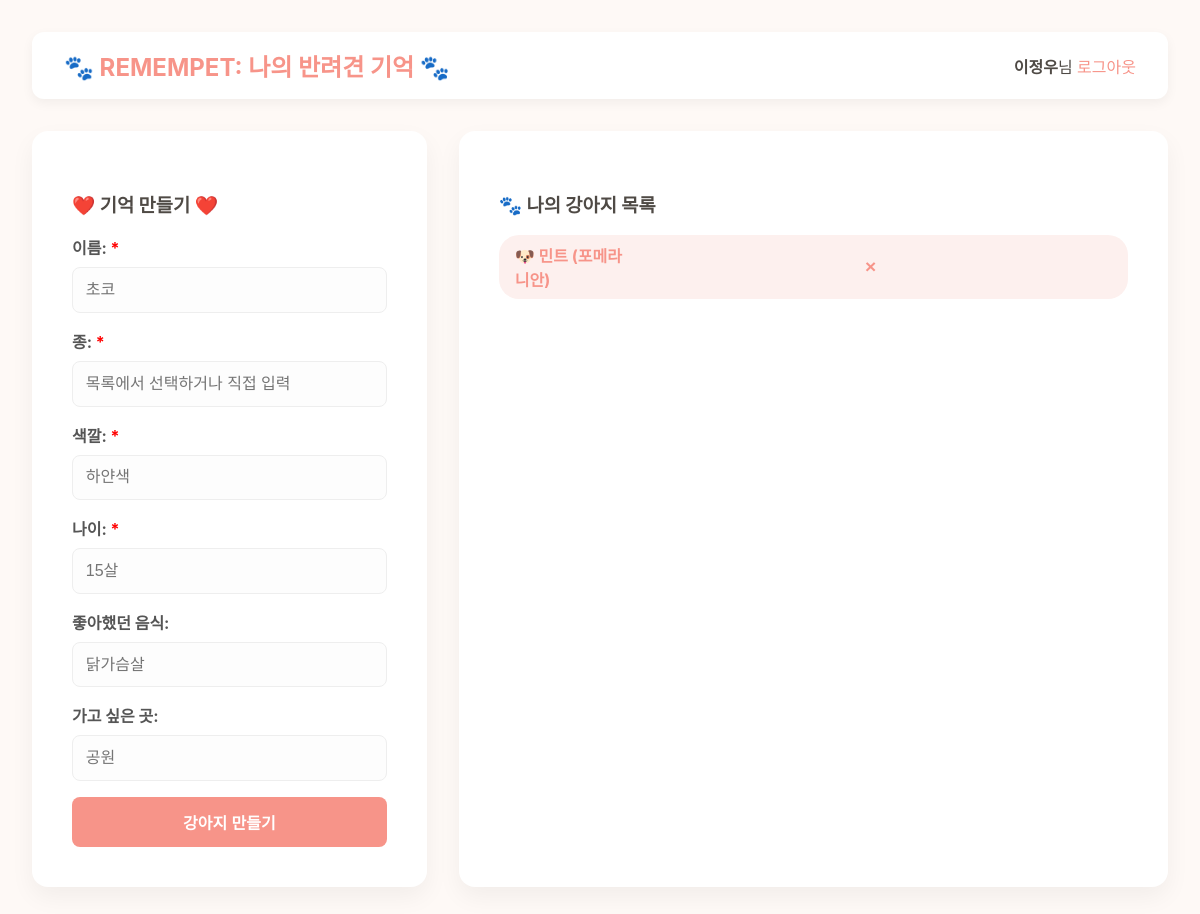
Screenshot of /home (signed in) with the database file from the repository.
### app.py (models this page shows)
class User(db.Model, UserMixin):
    id = db.Column(db.Integer, primary_key=True)
    username = db.Column(db.String(20), unique=True, nullable=False)
    password = db.Column(db.String(60), nullable=False)
    pets = db.relationship('Pet', backref='owner', lazy=True)

class Pet(db.Model):
    id = db.Column(db.Integer, primary_key=True)
    name = db.Column(db.String(100), nullable=False)
    breed = db.Column(db.String(100))
    color = db.Column(db.String(100))
    age = db.Column(db.String(50))
    favorite_food = db.Column(db.String(100))
    background = db.Column(db.String(100))
    image_file = db.Column(db.String(100), nullable=False, default='default.jpg')
    persona_prompt = db.Column(db.Text)
    user_id = db.Column(db.Integer, db.ForeignKey('user.id'), nullable=False)
    chat_history = db.relationship('ChatHistory', backref='pet', lazy=True, cascade="all, delete-orphan")

### app.py (the view)
@app.route("/")
@app.route("/home")
@login_required
def home():
    pets = Pet.query.filter_by(owner=current_user).all()
    return render_template('index.html', pets=pets)

### app.py (called while the page is built)
@login_manager.user_loader
def load_user(user_id):
    return User.query.get(int(user_id))

### templates/index.html (shortened to what this page needs)
<!DOCTYPE html>
<html lang="ko">
<head>
</head>
<body>
    <nav>
        <h2>🐾 REMEMPET: 나의 반려견 기억 🐾</h2>
        <div><strong>{{ current_user.username }}</strong>님 <a href="{{ url_for('logout') }}">로그아웃</a></div>
    </nav>
    <div class="container">
        <aside class="sidebar">
            <h3>❤️ 기억 만들기 ❤️</h3>
            <label>이름: <span style="color:red">*</span></label>
            <input type="text" id="name_input" placeholder="초코">
            <label>종: <span style="color:red">*</span></label>
            <input list="breeds" id="breed_input" placeholder="목록에서 선택하거나 직접 입력">
            <label>색깔: <span style="color:red">*</span></label>
            <input type="text" id="color_input" placeholder="하얀색">
            <label>나이: <span style="color:red">*</span></label>
            <input type="text" id="age_input" placeholder="15살">
            <label>좋아했던 음식:</label> <input type="text" id="food_input" placeholder="닭가슴살">
            <label>가고 싶은 곳:</label> <input type="text" id="background_input" placeholder="공원">
            <button id="create_btn">강아지 만들기</button>
        </aside>
        <main class="main-content">
            <h3>🐾 나의 강아지 목록</h3>
            <div class="pet-list" id="pet-list-container">
                {% for pet in pets %}
                    <div class="pet-item" data-pet-id="{{ pet.id }}">
                        <a href="{{ url_for('chat_page', pet_id=pet.id) }}">🐶 {{ pet.name }} ({{ pet.breed }})</a>
                        <button class="delete-btn">×</button>
                    </div>
                {% endfor %}
            </div>
        </main>
    </div>
</body>
</html>

### templates/index.html (style rules this page uses)
body { font-family: -apple-system, BlinkMacSystemFont, "Segoe UI", Roboto, "Helvetica Neue", Arial, sans-serif; background-color: #fef9f6; color: #4F4A45; margin: 0; padding: 2rem; }
nav { display: flex; justify-content: space-between; align-items: center; background: white; padding: 1rem 2rem; border-radius: 12px; box-shadow: 0 4px 12px rgba(0,0,0,0.05); }
nav h2 { margin: 0; color: #F79489; }
nav a { color: #F79489; text-decoration: none; font-weight: 500; }
.container { display: flex; flex-wrap: wrap; gap: 2rem; margin-top: 2rem; }
.sidebar { flex: 1; min-width: 300px; background: white; padding: 2.5rem; border-radius: 16px; box-shadow: 0 10px 25px rgba(0,0,0,0.05); }
.main-content { flex: 2; min-width: 300px; background: white; padding: 2.5rem; border-radius: 16px; box-shadow: 0 10px 25px rgba(0,0,0,0.05); }
input { display: block; width: 100%; padding: 0.8rem; margin-bottom: 1rem; border: 1px solid #eee; border-radius: 8px; box-sizing: border-box; font-size: 1rem; background: #fdfdfd; }
label { font-weight: bold; margin-bottom: 0.5rem; display: block; color: #555; }
button { width: 100%; padding: 0.8rem; background-color: #F79489; color: white; border: none; border-radius: 8px; cursor: pointer; font-size: 1rem; font-weight: bold; }
.pet-list { display: flex; flex-direction: column; gap: 0.75rem; }
.pet-item { display: flex; justify-content: space-between; align-items: center; background: #fdf0ee; border-radius: 20px; padding: 0.5rem 1rem; }
.pet-item a { text-decoration: none; color: #F79489; font-weight: bold; flex-grow: 1; }
.delete-btn { background: none; border: none; color: #F79489; cursor: pointer; font-size: 1.2rem; padding: 0 0.5rem; }

### rows the page displays
User: username "이정우"
Pet: name "민트", breed "포메라니안"
